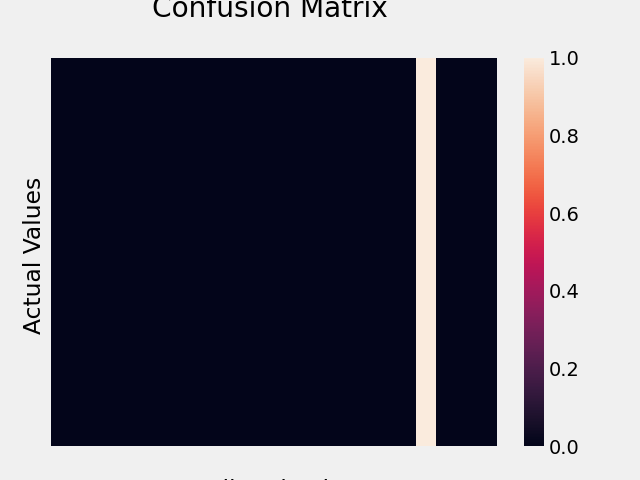

The script that saved this image:
import math
import numpy as np
import pandas as pd
from sklearn.preprocessing import Normalizer
from keras.models import Sequential
import keras.layers
from sklearn.preprocessing import OneHotEncoder, LabelEncoder
import tensorflow as tf
import matplotlib.pyplot as plt
import splitter
import constants
from sklearn.metrics import accuracy_score
from decision_tree import correct_data
from baseline import classification_performance, regression_performance

plt.style.use('fivethirtyeight')

# Encodes string data as integers
def get_label_encoder(data):
    le = LabelEncoder()
    le.fit(data)
    return le

# Encodes string data as one-hot vectors
def get_one_hot_encoder(data):
    enc = OneHotEncoder(handle_unknown='ignore')
    enc.fit(data)
    return enc

# Normalizes numerical data
def normalizer(data):
    scaler = Normalizer()
    scaler.fit(data)
    return scaler

def preprocess_event_X(train_data, test_data, enc, max_case_len):

    train_grouped = train_data.groupby([constants.CASE_ID_COLUMN])
    X_train = np.zeros((len(sentences), maxlen, num_features), dtype=np.float32)

    for case_id, group in train_grouped:
        event_sequence = []
        for row in group:
            current_event = []
            current_event.append(enc.transform(row[constants.CASE_POSITION_COLUMN]))
            current_event.append(row[constants.CASE_TIMESTAMP_COLUMN])

            # event_sequence.append()
            # X_train[] = event_sequence...
    vector_case_position_train = enc.transform(train_data[[constants.CASE_POSITION_COLUMN]]).toarray()


    # number_data_train = train_data[[constants.CASE_STEP_NUMBER_COLUMN, 'case end count', 'time_until_next_holiday', 'weekend', 'week_start', 'work_time', 'work_hours', 'is_holiday']]

    number_data_train = train_data[[constants.CASE_STEP_NUMBER_COLUMN, constants.AMOUNT_REQUESTED_COLUMN, constants.ACTIVE_CASES]]
    # case_step_number_normalizer = normalizer(number_data_train[[constants.CASE_STEP_NUMBER_COLUMN]])
    amount_requested_normalizer = normalizer(number_data_train[[constants.AMOUNT_REQUESTED_COLUMN]])
    # case_end_count_normalizer = normalizer(number_data_train[['case end count']])
    # time_until_next_holiday_normalizer = normalizer(number_data_train[['time_until_next_holiday']])
    # week_start_normalizer = normalizer(number_data_train[['week_start']])
    # work_hours_normalizer = normalizer(number_data_train[['work_hours']])
    workrate_normalizer = normalizer(number_data_train[[constants.ACTIVE_CASES]])

    # number_data_train[constants.CASE_STEP_NUMBER_COLUMN] = case_step_number_normalizer.transform(number_data_train[[constants.CASE_STEP_NUMBER_COLUMN]])
    number_data_train[constants.AMOUNT_REQUESTED_COLUMN] = amount_requested_normalizer.transform(number_data_train[[constants.AMOUNT_REQUESTED_COLUMN]])
    # number_data_train['case end count'] = case_end_count_normalizer.transform(number_data_train[['case end count']])
    # number_data_train['time_until_next_holiday'] = time_until_next_holiday_normalizer.transform(number_data_train[['time_until_next_holiday']])
    # number_data_train['week_start'] = week_start_normalizer.transform(number_data_train[['week_start']])
    # number_data_train['work_hours'] = work_hours_normalizer.transform(number_data_train[['work_hours']])
    number_data_train[constants.ACTIVE_CASES] = workrate_normalizer.transform(number_data_train[[constants.ACTIVE_CASES]])

    X_train = keras.layers.concatenate([vector_case_position_train, number_data_train, vector_event_lag_train, vector_event_second_lag_train])

    vector_case_position = enc.transform(test_data[[constants.CASE_POSITION_COLUMN]]).toarray()
    vector_event_lag_test = enc.transform(test_data[['first_lag_event']]).toarray()
    vector_event_second_lag_test = enc.transform(test_data[['second_lag_event']]).toarray()
    # number_data = test_data[[constants.CASE_STEP_NUMBER_COLUMN, 'case end count', 'time_until_next_holiday', 'weekend', 'week_start', 'work_time', 'work_hours', 'is_holiday']]
    number_data = test_data[[constants.CASE_STEP_NUMBER_COLUMN, constants.AMOUNT_REQUESTED_COLUMN, constants.ACTIVE_CASES]]

    # number_data[constants.CASE_STEP_NUMBER_COLUMN] = case_step_number_normalizer.transform(number_data[[constants.CASE_STEP_NUMBER_COLUMN]])
    number_data[constants.AMOUNT_REQUESTED_COLUMN] = amount_requested_normalizer.transform(number_data[[constants.AMOUNT_REQUESTED_COLUMN]])
    # number_data['case end count'] = case_end_count_normalizer.transform(number_data[['case end count']])
    # number_data['time_until_next_holiday'] = time_until_next_holiday_normalizer.transform(number_data[['time_until_next_holiday']])
    # number_data['week_start'] = week_start_normalizer.transform(number_data[['week_start']])
    # number_data['work_hours'] = work_hours_normalizer.transform(number_data[['work_hours']])
    number_data[constants.ACTIVE_CASES] = workrate_normalizer.transform(number_data[[constants.ACTIVE_CASES]])

    print(number_data_train)
    print(number_data)

    X_test = keras.layers.concatenate([vector_case_position, number_data, vector_event_lag_test, vector_event_second_lag_test])

    X_train = np.array(X_train).reshape(X_train.shape[0], X_train.shape[1], 1)
    X_test = np.array(X_test).reshape(X_test.shape[0], X_test.shape[1], 1)

    return X_train, X_test

def preprocess_event_y(train_data, test_data, enc_next):
    y_train = enc_next.transform(train_data[['next event']]).toarray()
    y_test = enc_next.transform(test_data[['next event']]).toarray()
    return y_train, y_test

def preprocess_event_y_labels(train_data, test_data, label_encoder):
    y_train = label_encoder.transform(train_data[['next event']])
    y_test = label_encoder.transform(test_data[['next event']])

    y_train = np.array(y_train).reshape(y_train.shape[0],1)
    y_test = np.array(y_test).reshape(y_test.shape[0],1)

    return y_train, y_test

def preprocess_event():
    full_data = pd.read_csv(constants.PIPELINED_DATASET_PATH)
    # full_data = correct_data(full_data)
    # full_data.is_weekend = full_data.is_weekend.replace({True: 1, False: 0})
    # full_data.is_work_time = full_data.is_work_time.replace({True: 1, False: 0})
    # full_data.is_holiday = full_data.is_holiday.replace({True: 1, False: 0})

    train_data, test_data = splitter.split_dataset(full_data, 0.2)

    train_data.dropna(inplace=True)
    test_data.dropna(inplace=True)

    enc = get_one_hot_encoder(full_data[[constants.CASE_POSITION_COLUMN]])
    enc_next = get_one_hot_encoder(full_data[['next event']].append('END'))
    # label_encoder = get_label_encoder(full_data['next event'])
    max_case_len = full_data.max(axis=constants.CASE_POSITION_COLUMN)

    X_train, X_test = preprocess_event_X(train_data, test_data, enc, max_case_len)
    y_train, y_test = preprocess_event_y(train_data, test_data, enc_next, max_case_len)

    return X_train, y_train, X_test, y_test, enc_next

def train_event(X_train, y_train_clf, y_train_reg, epochs):
    """
    param X_train: array of shape (total # of events,
                                   maximum # of events in largest case,
                                   # of features),
                   containing only the training data. The number of features
                   is the total number of distinct events plus the number of
                   other columns we use as predictors.
    type X_train: 3D numpy array

    param y_train_clf: array of shape (total # of events,
                                       total # of distinct events),
                      containing the one-hot-encoded vectors of events
    type y_train_clf: 2D numpy array

    param y_train_reg: array of shape (total # of activities),
                    containing the time until next event column of training data
    type y_train_reg: 1D numpy array
    """


    # maximum sequence of events length
    max_sequence_len = np.shape(X_train)[1]

    # number of features from X_train shape (as above)
    num_of_features = np.shape(X_train)[2]

    # number of all possible event names (including an end-of-sequence delimiter)
    num_of_event_types = np.shape(y_train_clf)[1]

    main_input = keras.layers.Input(shape=(max_sequence_len, num_of_features), name='main_input')
    # train a 2-layer LSTM with one shared layer
    l1 = keras.layers.LSTM(100, implementation=2, return_sequences=True, dropout=0.2)(main_input) # the shared layer
    b1 = keras.layers.BatchNormalization()(l1)
    l2_1 = keras.layers.LSTM(100, implementation=2, return_sequences=False, dropout=0.2)(b1) # the layer specialized in activity prediction
    b2_1 = keras.layers.BatchNormalization()(l2_1)
    l2_2 = keras.layers.LSTM(100, implementation=2, return_sequences=False, dropout=0.2)(b1) # the layer specialized in time prediction
    b2_2 = keras.layers.BatchNormalization()(l2_2)
    event_output = keras.layers.Dense(num_of_event_types, activation='softmax', kernel_initializer='glorot_uniform', name='event_output')(b2_1)
    time_output = keras.layers.Dense(1, kernel_initializer='glorot_uniform', name='time_output')(b2_2)

    model = keras.Model(inputs=[main_input], outputs=[event_output, time_output])

    # Nadam - Much like Adam is essentially RMSprop with momentum, Nadam is Adam with Nesterov momentum
    opt = keras.optimizers.Nadam(lr=0.002, beta_1=0.9, beta_2=0.999, epsilon=1e-08, schedule_decay=0.004, clipvalue=3)

    model.compile(loss={'event_output':'categorical_crossentropy', 'time_output':'mae'}, optimizer=opt)
    early_stopping = keras.callbacks.EarlyStopping(monitor='val_loss', patience=42)
    model_checkpoint = keras.callbacks.ModelCheckpoint('output_files/models/model_{epoch:02d}-{val_loss:.2f}.h5', monitor='val_loss', verbose=0, save_best_only=True, save_weights_only=False, mode='auto')
    lr_reducer = keras.callbacks.ReduceLROnPlateau(monitor='val_loss', factor=0.5, patience=10, verbose=0, mode='auto', min_delta=0.0001, cooldown=0, min_lr=0)

    history = model.fit(X_train, {'event_output':y_train_clf, 'time_output':y_train_reg}, validation_split=0.2, verbose=2, callbacks=[early_stopping, model_checkpoint, lr_reducer], batch_size=max_sequence_len, epochs=epochs)
    ##################   OLD CODE   ##############################
    # model = Sequential()
    # model.add(keras.layers.LSTM(units = 50, return_sequences = True, input_shape = (X_train.shape[1], 1)))
    # model.add(keras.layers.Dropout(0.2))

    # model.add(keras.layers.LSTM(units = 50, return_sequences = True, activation="softmax"))
    # model.add(keras.layers.Dropout(0.2))

    # model.add(keras.layers.LSTM(units = 50, return_sequences = True, activation="softmax"))
    # model.add(keras.layers.Dropout(0.2))

    # model.add(keras.layers.LSTM(units = 50, activation="softmax"))
    # model.add(keras.layers.Dropout(0.2))

    # model.add(keras.layers.Dense(units = y_train.shape[1]))
    # model.compile(optimizer = 'adam', loss = 'categorical_crossentropy', metrics=['accuracy'])

    # # FOR LABEL ENCODER
    # # model.add(keras.layers.Dense(units = 1))
    # # model.compile(optimizer = 'adam', loss = 'mse', metrics =['accuracy'])

    # history = model.fit(X_train, y_train, epochs = 7, batch_size = 100)
    ################################################################
    loss_values = history.history['loss']
    epochs = range(1, len(loss_values)+1)

    plt.plot(epochs, loss_values, label='Training Loss')
    plt.xlabel('Epochs')
    plt.ylabel('Loss')
    plt.legend()

    plt.show()

    return model


def test(X_test, y_test, model, enc):
    predictions = model.predict(X_test)
    print(predictions)
    # score = model.evaluate(X_test, y_test, verbose=0)
    predictions = enc.inverse_transform(predictions)
    y_test = enc.inverse_transform(y_test)

    y_test = pd.DataFrame(y_test,columns=['next event']).join(pd.DataFrame(predictions, columns=['predicted next event']))

    classification_performance(y_test, "LSTM.png")

def load_model(file):
    model = keras.models.load_model(file)
    return model

def train_model(X_train, y_train, file=None):
    model = train_event(X_train, y_train_clf, y_train_reg, epochs)
    if file:
        model.save(file)
    return model

if __name__ == "__main__":
    X_train, y_train, X_test, y_test, enc = preprocess_event()
    model = train_model(X_train, y_train,'LSTM_models/class_model_more_inputs2.h5')
    # model = load_model('LSTM_models/class_model_more_inputs.h5')
    test(X_test, y_test, model, enc)
